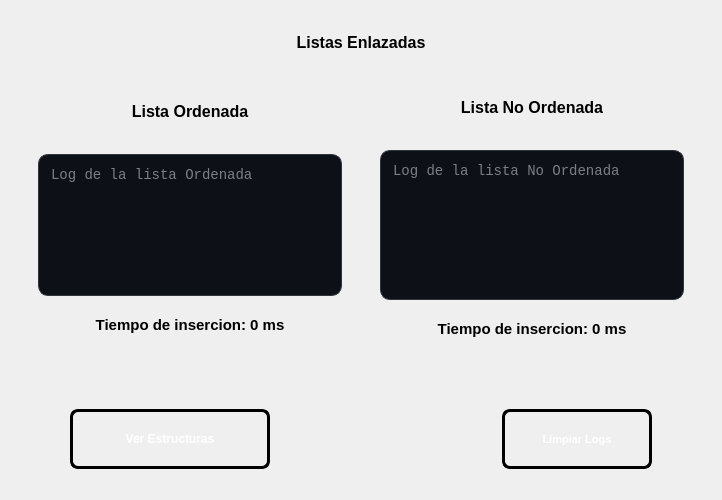
      <widget class="QWidget" name="widget_3" native="true">
       <property name="minimumSize">
        <size>
         <width>715</width>
         <height>480</height>
        </size>
       </property>
       <property name="maximumSize">
        <size>
         <width>16777215</width>
         <height>500</height>
        </size>
       </property>
       <layout class="QVBoxLayout" name="verticalLayout_8">
        <item>
         <widget class="QWidget" name="widget_4" native="true">
          <property name="minimumSize">
           <size>
            <width>300</width>
            <height>0</height>
           </size>
          </property>
          <property name="maximumSize">
           <size>
            <width>16777215</width>
            <height>400</height>
           </size>
          </property>
          <layout class="QVBoxLayout" name="verticalLayout_12">
           <item>
            <widget class="QLabel" name="labelListas">
             <property name="minimumSize">
              <size>
               <width>150</width>
               <height>50</height>
              </size>
             </property>
             <property name="styleSheet">
              <string notr="true">QLabel#labelListas {        
 
    color: qlineargradient(x1:0, y1:0, x2:1, y2:1, 
	stop:0 rgb(0, 0, 0), 
	stop:1 rgb(77, 5, 57));

  	 font-size: 16px;
    font-weight: bold;
    font-family: &quot;Segoe UI&quot;, Arial;
    
    background: transparent;
    padding: 2px;
    margin-bottom: 5px;
}

</string>
             </property>
             <property name="text">
              <string>Listas Enlazadas</string>
             </property>
             <property name="alignment">
              <set>Qt::AlignmentFlag::AlignCenter</set>
             </property>
            </widget>
           </item>
           <item>
            <layout class="QHBoxLayout" name="horizontalLayout_11">
             <property name="spacing">
              <number>2</number>
             </property>
             <item>
              <widget class="QWidget" name="widget_7" native="true">
               <property name="minimumSize">
                <size>
                 <width>340</width>
                 <height>290</height>
                </size>
               </property>
               <property name="maximumSize">
                <size>
                 <width>304</width>
                 <height>290</height>
                </size>
               </property>
               <layout class="QVBoxLayout" name="verticalLayout_11">
                <item>
                 <widget class="QLabel" name="labelListaOrdenada">
                  <property name="minimumSize">
                   <size>
                    <width>150</width>
                    <height>50</height>
                   </size>
                  </property>
                  <property name="styleSheet">
                   <string notr="true">QLabel#labelListaOrdenada {        
 
    color: qlineargradient(x1:0, y1:0, x2:1, y2:1, 
	stop:0 rgb(0, 0, 0), 
	stop:1 rgb(77, 5, 57));

  	 font-size: 16px;
    font-weight: bold;
    font-family: &quot;Segoe UI&quot;, Arial;
    
    background: transparent;
    padding: 2px;
    margin-bottom: 5px;
}

</string>
                  </property>
                  <property name="text">
                   <string>Lista Ordenada</string>
                  </property>
                  <property name="alignment">
                   <set>Qt::AlignmentFlag::AlignCenter</set>
                  </property>
                 </widget>
                </item>
                <item>
                 <widget class="QWidget" name="widget_5" native="true">
                  <property name="minimumSize">
                   <size>
                    <width>250</width>
                    <height>200</height>
                   </size>
                  </property>
                  <layout class="QVBoxLayout" name="verticalLayout_9">
                   <item>
                    <widget class="QTextEdit" name="textEditListOrdenada">
                     <property name="minimumSize">
                      <size>
                       <width>260</width>
                       <height>100</height>
                      </size>
                     </property>
                     <property name="styleSheet">
                      <string notr="true">QTextEdit#textEditListOrdenada{
    background-color: #0D1117;   
    color: #E6EDF3;               
    border: 1px solid #30363D;     
    border-radius: 10px;          
    padding: 8px;
    font-family: Consolas, monospace;
    font-size: 14px;
}</string>
                     </property>
                     <property name="placeholderText">
                      <string>Log de la lista Ordenada</string>
                     </property>
                    </widget>
                   </item>
                   <item>
                    <widget class="QLabel" name="labelTiempoListOrdenada">
                     <property name="minimumSize">
                      <size>
                       <width>250</width>
                       <height>50</height>
                      </size>
                     </property>
                     <property name="styleSheet">
                      <string notr="true">QLabel#labelTiempoListOrdenada {        
 
    color: qlineargradient(x1:0, y1:0, x2:1, y2:1, 
	stop:0 rgb(0, 0, 0), 
	stop:1 rgb(8, 2, 48));

  	 font-size: 15px;
    font-weight: bold;
    font-family: &quot;Segoe UI&quot;, Arial;
    
    background: transparent;
    padding: 2px;
    margin-bottom: 5px;
}

</string>
                     </property>
                     <property name="text">
                      <string>Tiempo de insercion: 0 ms</string>
                     </property>
                     <property name="alignment">
                      <set>Qt::AlignmentFlag::AlignCenter</set>
                     </property>
                    </widget>
                   </item>
                  </layout>
                 </widget>
                </item>
               </layout>
              </widget>
             </item>
             <item>
              <widget class="QWidget" name="widget_8" native="true">
               <property name="minimumSize">
                <size>
                 <width>340</width>
                 <height>290</height>
                </size>
               </property>
               <property name="maximumSize">
                <size>
                 <width>340</width>
                 <height>300</height>
                </size>
               </property>
               <layout class="QVBoxLayout" name="verticalLayout_4">
                <item>
                 <widget class="QLabel" name="labelListaNoOrdenada">
                  <property name="minimumSize">
                   <size>
                    <width>150</width>
                    <height>50</height>
                   </size>
                  </property>
                  <property name="styleSheet">
                   <string notr="true">QLabel#labelListaNoOrdenada {        
 
    color: qlineargradient(x1:0, y1:0, x2:1, y2:1, 
	stop:0 rgb(0, 0, 0), 
	stop:1 rgb(77, 5, 57));

  	 font-size: 16px;
    font-weight: bold;
    font-family: &quot;Segoe UI&quot;, Arial;
    
    background: transparent;
    padding: 2px;
    margin-bottom: 5px;
}

</string>
                  </property>
                  <property name="text">
                   <string>Lista No Ordenada</string>
                  </property>
                  <property name="alignment">
                   <set>Qt::AlignmentFlag::AlignCenter</set>
                  </property>
                 </widget>
                </item>
                <item>
                 <widget class="QWidget" name="widget_14" native="true">
                  <property name="minimumSize">
                   <size>
                    <width>250</width>
                    <height>200</height>
                   </size>
                  </property>
                  <layout class="QVBoxLayout" name="verticalLayout_10">
                   <item>
                    <widget class="QTextEdit" name="textEditListNoOrdenada">
                     <property name="minimumSize">
                      <size>
                       <width>260</width>
                       <height>100</height>
                      </size>
                     </property>
                     <property name="styleSheet">
                      <string notr="true">QTextEdit#textEditListNoOrdenada{
    background-color: #0D1117;   
    color: #E6EDF3;               
    border: 1px solid #30363D;     
    border-radius: 10px;          
    padding: 8px;
    font-family: Consolas, monospace;
    font-size: 14px;
}</string>
                     </property>
                     <property name="placeholderText">
                      <string>Log de la lista No Ordenada</string>
                     </property>
                    </widget>
                   </item>
                   <item>
                    <widget class="QLabel" name="labelTiempoListNoOrdenada">
                     <property name="minimumSize">
                      <size>
                       <width>250</width>
                       <height>50</height>
                      </size>
                     </property>
                     <property name="styleSheet">
                      <string notr="true">QLabel#labelTiempoListNoOrdenada {        
 
    color: qlineargradient(x1:0, y1:0, x2:1, y2:1, 
	stop:0 rgb(0, 0, 0), 
	stop:1 rgb(8, 2, 48));

  	 font-size: 15px;
    font-weight: bold;
    font-family: &quot;Segoe UI&quot;, Arial;
    
    background: transparent;
    padding: 2px;
    margin-bottom: 5px;
}

</string>
                     </property>
                     <property name="text">
                      <string>Tiempo de insercion: 0 ms</string>
                     </property>
                     <property name="alignment">
                      <set>Qt::AlignmentFlag::AlignCenter</set>
                     </property>
                    </widget>
                   </item>
                  </layout>
                 </widget>
                </item>
               </layout>
              </widget>
             </item>
            </layout>
           </item>
          </layout>
         </widget>
        </item>
        <item>
         <widget class="QWidget" name="widget_6" native="true">
          <property name="minimumSize">
           <size>
            <width>0</width>
            <height>100</height>
           </size>
          </property>
          <property name="maximumSize">
           <size>
            <width>16777215</width>
            <height>100</height>
           </size>
          </property>
          <layout class="QHBoxLayout" name="horizontalLayout_10">
           <item>
            <widget class="QPushButton" name="btnVerArboles">
             <property name="minimumSize">
              <size>
               <width>200</width>
               <height>60</height>
              </size>
             </property>
             <property name="maximumSize">
              <size>
               <width>200</width>
               <height>16777215</height>
              </size>
             </property>
             <property name="styleSheet">
              <string notr="true">QPushButton#btnVerArboles {
    background-color: qlineargradient(spread:pad, x1:0, y1:0, x2:1, y2:1, 
                        stop:0 rgb(8, 2, 48), 
                        stop:1 rgb(255, 163, 72));
    
    border: 3px solid black;
    border-radius: 8px;
    
    color: white;
    font-family: &quot;Arial Black&quot;, Gadget, sans-serif;
    font-size: 12px;
    font-weight: bold;
    text-transform: uppercase;
    
    padding: 10px 25px;
}

QPushButton#btnVerArboles:hover {
    background-color: qlineargradient(spread:pad, x1:0, y1:0, x2:1, y2:1, 
                        stop:0 rgba(41, 128, 185, 255), 
                        stop:1 rgba(142, 68, 173, 255));
    border-color: #f1c40f;
}


QPushButton#btnVerArboles:pressed {
    background-color: #2c3e50;
    padding-top: 12px;
    padding-left: 27px;
}</string>
             </property>
             <property name="text">
              <string>Ver Estructuras</string>
             </property>
            </widget>
           </item>
           <item>
            <widget class="QWidget" name="widget_13" native="true">
             <property name="minimumSize">
              <size>
               <width>120</width>
               <height>0</height>
              </size>
             </property>
             <property name="maximumSize">
              <size>
               <width>60</width>
               <height>16777215</height>
              </size>
             </property>
            </widget>
           </item>
           <item>
            <widget class="QPushButton" name="btnLimpiarLogs">
             <property name="minimumSize">
              <size>
               <width>150</width>
               <height>60</height>
              </size>
             </property>
             <property name="maximumSize">
              <size>
               <width>150</width>
               <height>16777215</height>
              </size>
             </property>
             <property name="styleSheet">
              <string notr="true">QPushButton#btnLimpiarLogs {
    background-color: qlineargradient(spread:pad, x1:0, y1:0, x2:1, y2:1, 
                        stop:0 rgb(77, 5, 57), 
                        stop:1 rgb(38, 162, 105));
    
    border: 3px solid black;
    border-radius: 8px;
    
    color: white;
    font-family: &quot;Arial Black&quot;, Gadget, sans-serif;
    font-size: 11px;
    font-weight: bold;
    text-transform: uppercase;
    
    padding: 10px 25px;
}

QPushButton#btnLimpiarLogs:hover {
    background-color: qlineargradient(spread:pad, x1:0, y1:0, x2:1, y2:1, 
                        stop:0 rgba(41, 128, 185, 255), 
                        stop:1 rgba(142, 68, 173, 255));
    border-color: #f1c40f;
}


QPushButton#btnLimpiarLogs:pressed {
    background-color: #2c3e50;
    padding-top: 12px;
    padding-left: 27px;
}</string>
             </property>
             <property name="text">
              <string>Limpiar Logs</string>
             </property>
            </widget>
           </item>
          </layout>
         </widget>
        </item>
       </layout>
      </widget>
